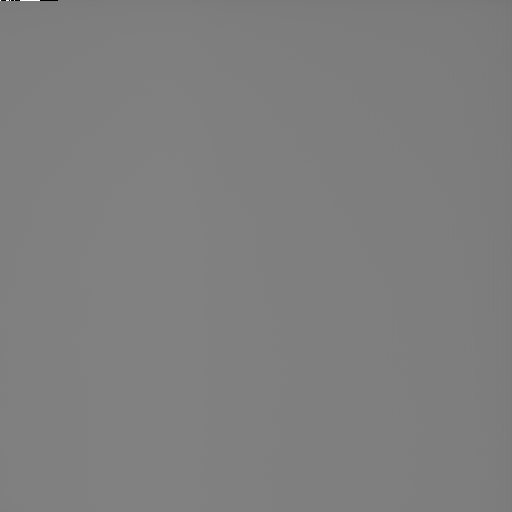
#> input picture vids/flat.png, 512 x 512 px
$ python make_flat.py vids
#> lines starting #> are read from the running program, lines starting #| are printed output that depends on the picture
#!/usr/bin/env python3
import numpy as np
from PIL import Image
import glob
import os
import argparse
import sys

def load_and_swap(path):
    """Load a 16-bit PNG and byteswap it."""
#> called with path = 'vids/flat.png'
    try:
        img = Image.open(path)
#> img is the input picture: PIL image 512x512 I;16; min 0, max 65535, mean 32711.5
        data = np.asarray(img)
        if data.dtype == np.uint16:
            return data.byteswap()
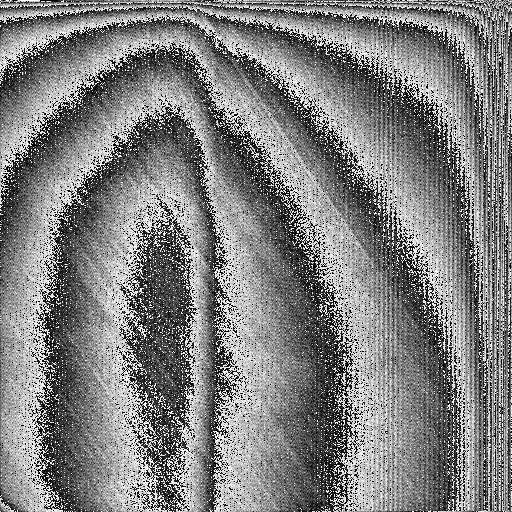
#> returned value: shape (512, 512) uint16; min 0, max 65535, mean 32864.2; drawn with min black and max white
        else:
            print(f"Warning: {path} is not uint16 ({data.dtype}). Swapping anyway.")
            return data.byteswap()
    except Exception as e:
        print(f"Error loading {path}: {e}")
        return None

def main():
    parser = argparse.ArgumentParser(description="Generate a master flat field from a directory of PNG images.")
    parser.add_argument("input_patterns", nargs='+', help="Directory or wildcard pattern(s) for input PNG images.")
    parser.add_argument("-o", "--output", default="flat.png", help="Output filename (default: flat.png)")
    parser.add_argument("--scale", type=int, default=32768,
                        help="Value that represents 1.0 in the output 16-bit PNG (default: 32768)")
    parser.add_argument("--norm-mode", choices=['median', 'mean', 'max'], default='median',
                        help="Value to normalize the master flat to 1.0 (default: median)")

    args = parser.parse_args()

    all_files = []
    for pattern in args.input_patterns:
        if os.path.isdir(pattern):
            current_pattern = os.path.join(pattern, "*.png")
        else:
            current_pattern = pattern

        all_files.extend(glob.glob(current_pattern, recursive=True))

    files = sorted(list(set(all_files))) # Sort and remove duplicates
    if not files:
        print(f"No PNG files found matching the provided patterns.")
        sys.exit(1)

    print(f"Found {len(files)} images. Loading and byteswapping...")

    stack = []
    for f in files:
        data = load_and_swap(f)
        if data is not None:
            stack.append(data)

    if not stack:
        print("No valid images loaded.")
        sys.exit(1)

    stack = np.array(stack, dtype=np.float32)

    if len(stack) > 300:
        n_discard = 200
    elif len(stack) > 200:
        n_discard = 100
    elif len(stack) > 100:
        n_discard = 50
    elif len(stack) > 10:
        n_discard = 5
    else:
        n_discard = 0

    if n_discard > 0:
        print(f"Discarding {n_discard} highest values from {len(stack)} images at each pixel...")
        # Sort along axis 0 (the stack axis)
        stack = np.sort(stack, axis=0)
        # Discard the highest values
        stack = stack[:-n_discard, :, :]

    print(f"Combining remaining {len(stack)} images using median...")
#> (printed output is left out)
    master_flat = np.median(stack, axis=0)

    print(f"Normalizing to 1.0 using {args.norm_mode}...")
    if args.norm_mode == 'median':
        norm_val = np.median(master_flat)
#> norm_val = 33152
    elif args.norm_mode == 'mean':
        norm_val = np.mean(master_flat)
    elif args.norm_mode == 'max':
        norm_val = np.max(master_flat)

    if norm_val == 0:
        print("Error: Normalization value is 0. Cannot normalize.")
        sys.exit(1)

    master_flat /= norm_val

    print(f"Scaling for output (1.0 -> {args.scale})...")
    # Clip to avoid overflow before converting to uint16
    final_image = np.clip(master_flat * args.scale, 0, 65535).astype(np.uint16)

    print(f"Saving to {args.output}...")
    out_img = Image.fromarray(final_image)
    out_img.save(args.output)

    print("\nSuccess!")
    print(f"Master flat: {args.output}")
    print(f"Normalization value ({args.norm_mode}): {norm_val:.2f}")
#| Normalization value (median): 33152.00
    print(f"Scaling factor: 1.0 = {args.scale}")

if __name__ == "__main__":
    main()
